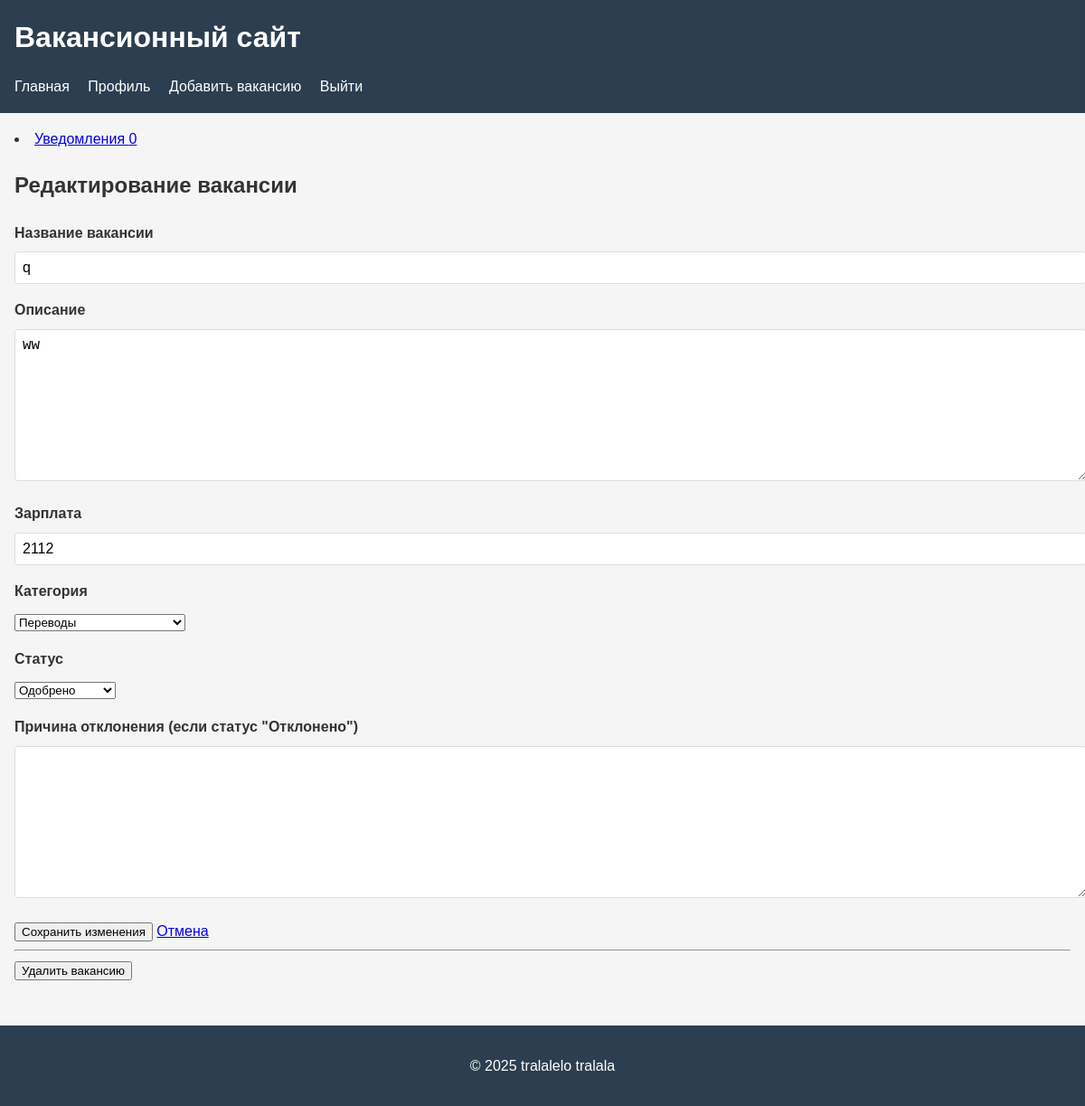
Before: /vacancy/1/edit (signed in) with the older database file.
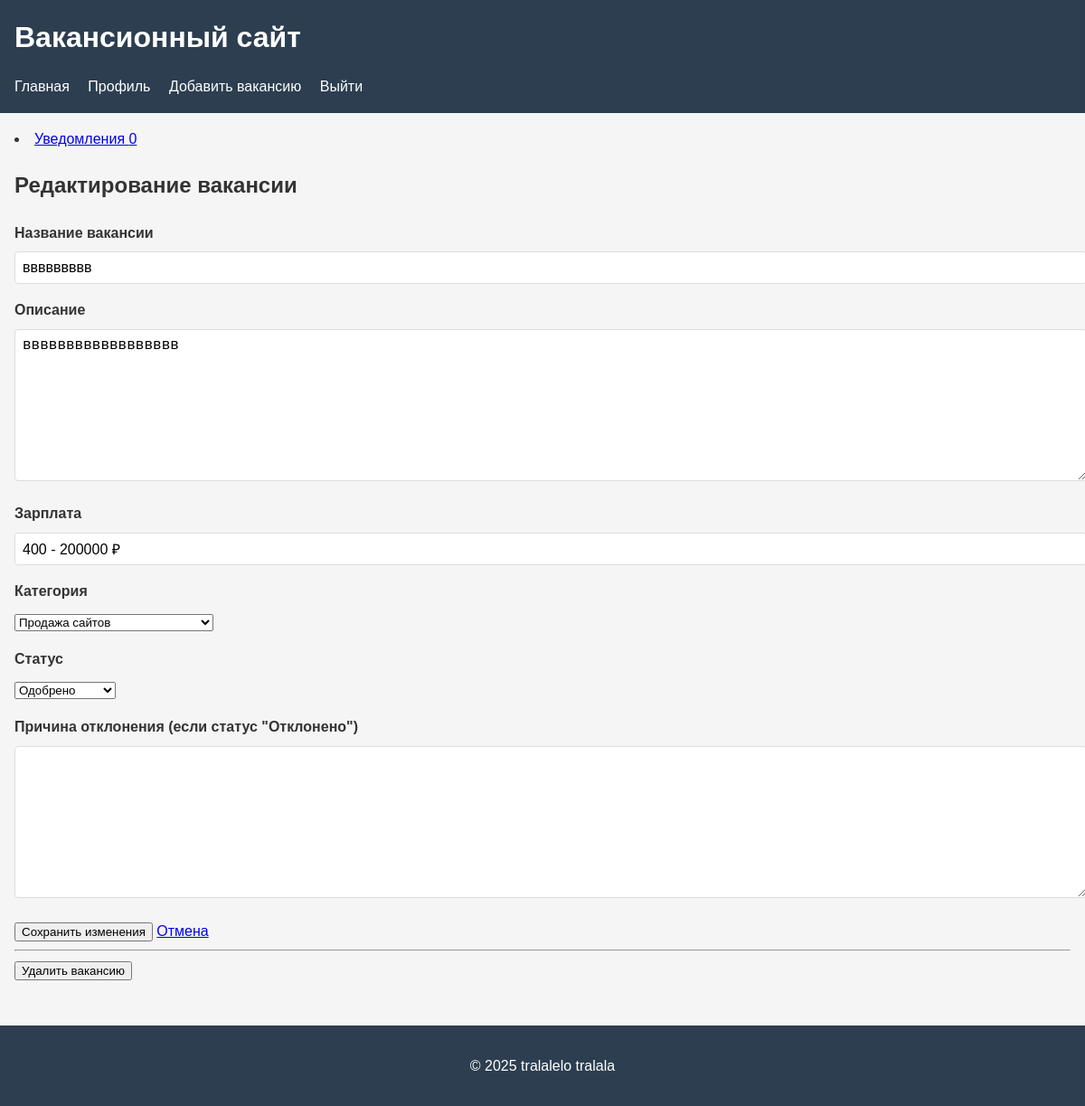
After: the same page with the newer database file.
### app.py (models this page shows, shortened)
class Vacancy(db.Model):
    id = db.Column(db.Integer, primary_key=True)
    title = db.Column(db.String(100), nullable=False)
    description = db.Column(db.Text, nullable=False)
    salary = db.Column(db.String(50))
    status = db.Column(db.String(20), default='pending')
    rejection_reason = db.Column(db.Text)
    created_at = db.Column(db.DateTime, default=datetime.utcnow)
    user_id = db.Column(db.Integer, db.ForeignKey('user.id'), nullable=False)
    subcategory_id = db.Column(db.Integer, db.ForeignKey('subcategory.id'), nullable=False)
    is_active = db.Column(db.Boolean, default=True)
    vacancy_applications = db.relationship(
        'Application',
        back_populates='vacancy',
        cascade='all, delete-orphan',
        lazy=True
    )
    subcategory = db.relationship('Subcategory', back_populates='subcategory_vacancies')
    author = db.relationship('User', back_populates='authored_vacancies')

class Subcategory(db.Model):
    id = db.Column(db.Integer, primary_key=True)
    name = db.Column(db.String(100), nullable=False)
    category_id = db.Column(db.Integer, db.ForeignKey('category.id'), nullable=False)
    __table_args__ = (
        db.UniqueConstraint('category_id', 'name', name='_category_subcategory_uc'),
    )
    subcategory_vacancies = db.relationship('Vacancy', back_populates='subcategory', lazy=True)

### app.py (the view, shortened to what this page needs)
@app.route('/vacancy/<int:vacancy_id>/edit', methods=['GET', 'POST'])
def edit_vacancy(vacancy_id):
    if 'user_id' not in session:
        flash('Пожалуйста, войдите в систему', 'error')
        return redirect(url_for('login'))
    vacancy = Vacancy.query.get_or_404(vacancy_id)
    if vacancy.user_id != session['user_id'] and not session.get('is_moderator'):
        flash('У вас нет прав для редактирования этой вакансии', 'error')
        return redirect(url_for('vacancy_details', vacancy_id=vacancy_id))
    categories = Category.query.options(db.joinedload(Category.subcategories)).all()
    return render_template('edit_vacancy.html',
                         vacancy=vacancy,
                         categories=categories,
                         is_moderator=session.get('is_moderator'))

### templates/edit_vacancy.html (shortened to what this page needs)
{% extends "base.html" %}
{% block content %}
<div class="container mt-4">
    <h2>Редактирование вакансии</h2>
    <form method="POST">
        <div class="form-group">
            <label for="title">Название вакансии</label>
            <input type="text" class="form-control" id="title" name="title" value="{{ vacancy.title }}" required>
        </div>
        <div class="form-group">
            <label for="description">Описание</label>
            <textarea class="form-control" id="description" name="description" rows="5" required>{{ vacancy.description }}</textarea>
        </div>
        <div class="form-group">
            <label for="salary">Зарплата</label>
            <input type="text" class="form-control" id="salary" name="salary" value="{{ vacancy.salary if vacancy.salary }}">
        </div>
        <div class="form-group">
            <label for="subcategory">Категория</label>
            <select class="form-control" id="subcategory" name="subcategory" required>
                {% for category in categories %}
                    <optgroup label="{{ category.name }}">
                        {% for subcategory in category.subcategories %}
                            <option value="{{ subcategory.id }}" {% if subcategory.id == vacancy.subcategory_id %}selected{% endif %}>
                                {{ subcategory.name }}
                            </option>
                        {% endfor %}
                    </optgroup>
                {% endfor %}
            </select>
        </div>
        {% if is_moderator %}
        <div class="form-group">
            <label for="status">Статус</label>
            <select class="form-control" id="status" name="status">
                <option value="approved" {% if vacancy.status == 'approved' %}selected{% endif %}>Одобрено</option>
            </select>
        </div>
        <div class="form-group">
            <label for="rejection_reason">Причина отклонения (если статус "Отклонено")</label>
            <textarea class="form-control" id="rejection_reason" name="rejection_reason" rows="3">{{ vacancy.rejection_reason if vacancy.rejection_reason }}</textarea>
        </div>
        {% endif %}
        <button type="submit" class="btn btn-primary">Сохранить изменения</button>
        <a href="{{ url_for('vacancy_details', vacancy_id=vacancy.id) }}" class="btn btn-secondary">Отмена</a>
    </form>
    {% if vacancy.user_id == session['user_id'] or is_moderator %}
    <hr>
    <form method="POST" action="{{ url_for('delete_vacancy', vacancy_id=vacancy.id) }}" onsubmit="return confirm('Вы уверены, что хотите удалить эту вакансию?')">
        <button type="submit" class="btn btn-danger">Удалить вакансию</button>
    </form>
    {% endif %}
</div>
{% endblock %}

### templates/base.html (shortened to what this page needs)
<!DOCTYPE html>
<html lang="ru">
<head>
    <link rel="stylesheet" href="{{ url_for('static', filename='style.css') }}">
</head>
<body>
    <header>
        <h1>Вакансионный сайт</h1>
        <nav>
            {% if 'user_id' in session %}
                <a href="{{ url_for('index') }}">Главная</a>
                <a href="{{ url_for('profile') }}">Профиль</a>
                <a href="{{ url_for('add_vacancy') }}">Добавить вакансию</a>
                <a href="{{ url_for('logout') }}">Выйти</a>
            {% else %}
                <a href="{{ url_for('index') }}">Главная</a>
                <a href="{{ url_for('login') }}">Войти</a>
                <a href="{{ url_for('register') }}">Регистрация</a>
            {% endif %}
        </nav>
    </header>
    <main>
        {% if 'user_id' in session %}
            <li class="nav-item">
                <a class="nav-link" href="{{ url_for('view_notifications') }}">
                    Уведомления <span id="notification-badge" class="badge badge-light">0</span>
                </a>
            </li>
        {% endif %}
        {% block content %}{% endblock %}
    </main>
    <footer>
        <p>&copy; 2025 tralalelo tralala</p>
    </footer>
</body>
</html>

### static/style.css (style rules this page uses)
body { font-family: Arial, sans-serif; line-height: 1.6; margin: 0; padding: 0; color: #333; background-color: #f5f5f5; }
header { background-color: #2c3e50; color: white; padding: 1rem; }
header h1 { margin: 0; }
nav { margin-top: 1rem; }
nav a { color: white; margin-right: 1rem; text-decoration: none; }
main { padding: 1rem; max-width: 1200px; margin: 0 auto; }
footer { background-color: #2c3e50; color: white; text-align: center; padding: 1rem; margin-top: 2rem; }
.form-group { margin-bottom: 1rem; }
label { display: block; margin-bottom: 0.5rem; font-weight: bold; }
input[type="text"], input[type="email"], input[type="password"], input[type="tel"], input[type="date"], textarea { width: 100%; padding: 0.5rem; border: 1px solid #ddd; border-radius: 4px; font-size: 1rem; }
textarea { min-height: 150px; }
optgroup { font-weight: bold; color: #2c3e50; }
optgroup option { font-weight: normal; color: #333; padding-left: 1rem; }

Changed rows visible on the page:
changed Vacancy "Одобрено": title "q" → "ввввввввв"; description "ww" → "вввввввввввввввввв"; salary "2112" → "400 - 200000 ₽"; subcategory "Переводы" → "Продажа сайтов"
